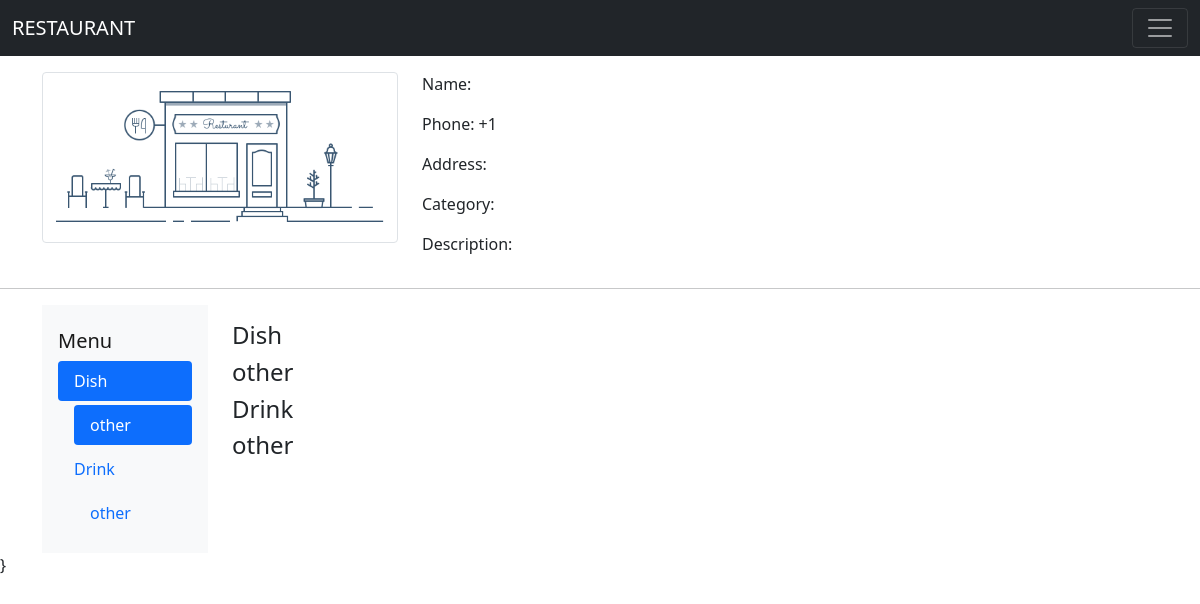
The app's page /view/5, older data.
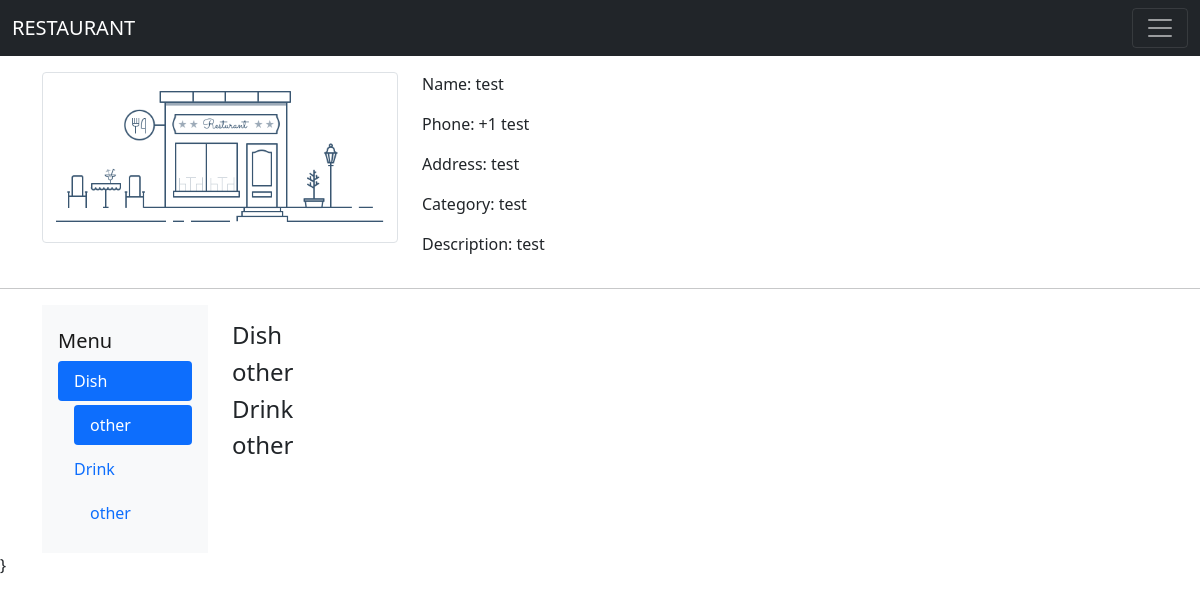
The same page, newer data.
### app.py (models this page shows, shortened)
class Restaurant(db.Model):
    id = db.Column(db.Integer, primary_key = True)
    name = db.Column(db.String(80), nullable=False)
    phone = db.Column(db.String(12), nullable=False)
    address = db.Column(db.String(80), nullable=False)
    category = db.Column(db.String(80), nullable=False)
    description = db.Column(db.String(300), nullable=False)
    menu = db.relationship('Menu', backref='restaurant')
    user_id = db.Column(db.Integer, db.ForeignKey('user.id'), nullable=False)

### app.py (the view)
@app.route('/view/<id>', methods = ['GET', 'POST'])
def view(id):
    res = Restaurant.query.filter_by(id = id).first()
    print(id)
    return render_template('view.jinja', res = res, id = id)

### templates/view.jinja (shortened to what this page needs)
{% extends 'base.jinja' %}
{% block body %}
    <div class = "container">
        <div class = "row mt-3">
            <div class = "col-4">
                <img src = "{{url_for('static', filename = 'img/rest_default.png')}}" class="img-thumbnail" alt="..." style="width: 100%">
            </div>
            <div class = 'col-8'>
                <p>Name: {{res.name}}</p>
                <p>Phone: +1 {{res.phone}}</p>
                <p>Address: {{res.address}}</p>
                <p>Category: {{res.category}}</p>
                <p>Description: {{res.description}}</p>
            </div>
        </div>
    </div>
    <hr>
    <div class = "container">
        <div class = "row mt-3">
            <div class = "col-2">
                <nav id="navbar-example3" class="navbar navbar-light bg-light flex-column align-items-stretch p-3">
                    <a class="navbar-brand" href="#">Menu</a>
                    <nav class="nav nav-pills flex-column">
                    <a class="nav-link" href="#dish_">Dish</a>
                    <nav class="nav nav-pills flex-column">
                    <a class="nav-link ms-3 my-1" href="#other-di">other</a>
                    </nav>
                    <a class="nav-link" href="#drink_">Drink</a>
                    <a class="nav-link ms-3 my-1" href="#other-dr">other</a>
                    </nav>
                    </nav>
            </div>
            <div class = "col-10">
                <div data-bs-spy="scroll" data-bs-target="#navbar-example3" data-bs-offset="0" tabindex="0">
                    <h4 id="dish" class="mt-3">Dish</h4>
                    <div class="row">
                    <h4 id="other-di">other</h4>
                    </div>
                    <h4 id="drink">Drink</h4>
                    <div class="row">
                    <h4 id="other-di">other</h4>
                    </div>
                </div>
            </div>
        </div>
    </div>
    }
{% endblock %}

Row changes from the older to the newer data that the page shows:
added Restaurant: name "test", phone "test", address "test", category "test", description "test"
